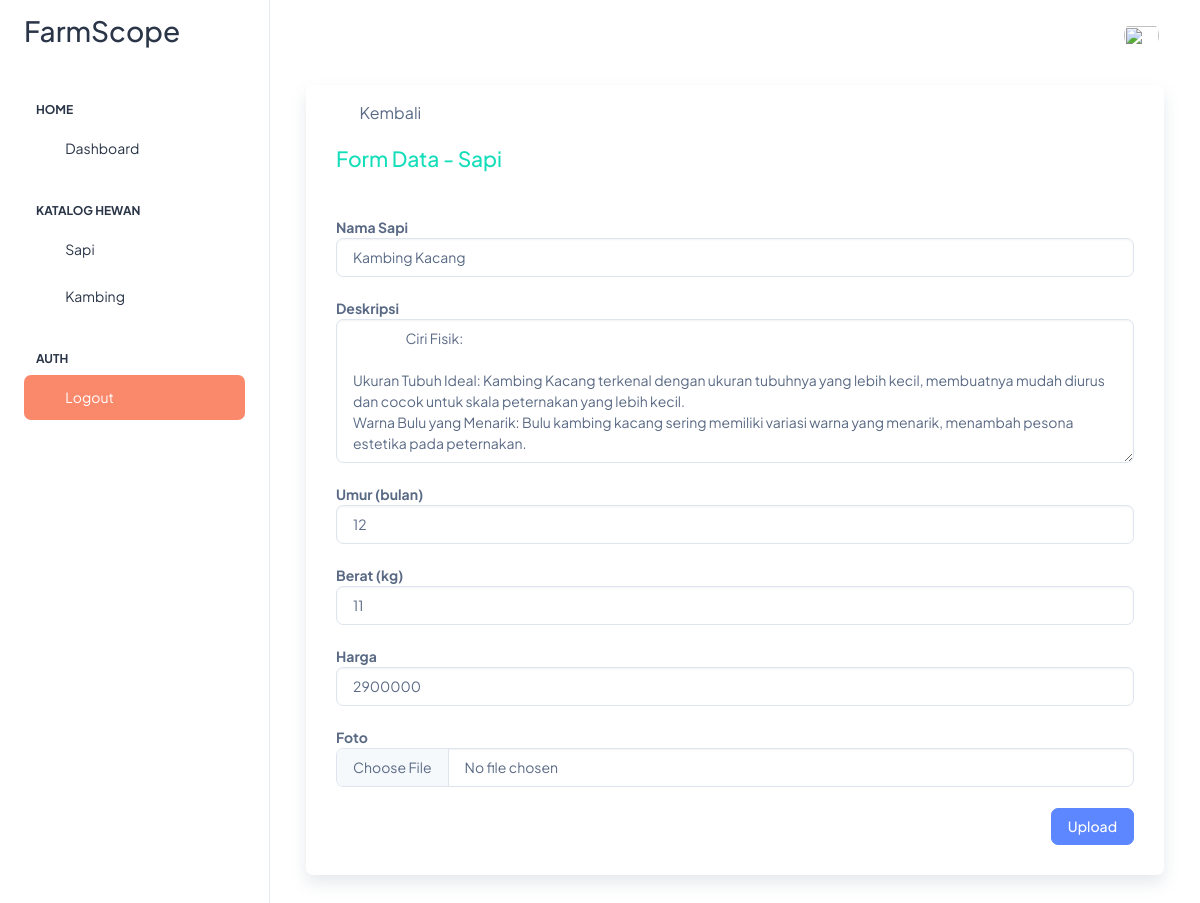
/Admin_Peternak/src/php/edit_sapi.php?id=17, run on the app's committed database.
### tables this page shows
CREATE TABLE `katalog_produk` (
  `id_produk` int(11) NOT NULL,
  `id_user` int(11) NOT NULL,
  `nama_produk` varchar(50) NOT NULL,
  `jenis` varchar(10) NOT NULL,
  `deskripsi` text NOT NULL,
  `umur` varchar(50) NOT NULL,
  `berat` varchar(50) NOT NULL,
  `harga` varchar(15) NOT NULL,
  `foto` varchar(20) NOT NULL
);

### Admin_Peternak/src/php/edit_sapi.php (the view, shortened to what this page needs)
<!doctype html>
<html lang="en">
<head>
  <link rel="stylesheet" href="../assets/css/styles.min.css" />
  <link rel="stylesheet" type="text/css" href="https://cdn.datatables.net/1.11.5/css/jquery.dataTables.css">
</head>
<body>
  <div class="page-wrapper" id="main-wrapper" data-layout="vertical" data-navbarbg="skin6" data-sidebartype="full"
    data-sidebar-position="fixed" data-header-position="fixed">
    <aside class="left-sidebar">
      <div>
        <div class="brand-logo d-flex align-items-center justify-content-between">
          <a href="index.php" class="text-nowrap logo-img">
            <h2>FarmScope</h2>
          </a>
        </div>
        <nav class="sidebar-nav scroll-sidebar" data-simplebar="">
          <ul id="sidebarnav">
            <li class="nav-small-cap">
              <span class="hide-menu">Home</span>
            </li>
            <li class="sidebar-item">
              <a class="sidebar-link" href="index.php" aria-expanded="false">
                <span>
                  <i class="ti ti-layout-dashboard"></i>
                </span>
                <span class="hide-menu">Dashboard</span>
              </a>
            </li>
            <li class="nav-small-cap">
              <span class="hide-menu">Katalog Hewan</span>
            </li>
            <li class="sidebar-item">
              <a class="sidebar-link" href="sapi.php" aria-expanded="false">
                <span>
                  <i class="ti ti-home"></i>
                </span>
                <span class="hide-menu">Sapi</span>
              </a>
            </li>
            <li class="sidebar-item">
              <a class="sidebar-link" href="kambing.php" aria-expanded="false">
                <span>
                  <i class="ti ti-home"></i>
                </span>
                <span class="hide-menu">Kambing</span>
              </a>
            </li>
            <li class="nav-small-cap">
              <span class="hide-menu">AUTH</span>
            </li>
            <li class="sidebar-item">
              <a class="sidebar-link bg-danger" href="logout.php" aria-expanded="false">
                <span>
                  <i class="ti ti-logout text-white"></i>
                </span>
                <span class="hide-menu text-white">Logout</span>
              </a>
            </li>
          </ul>
        </nav>
      </div>
    </aside>
    <div class="body-wrapper">
      <header class="app-header">
        <nav class="navbar navbar-expand-lg navbar-light">
          <div class="navbar-collapse justify-content-end px-0" id="navbarNav">
            <ul class="navbar-nav flex-row ms-auto align-items-center justify-content-end">
              <li class="nav-item dropdown">
                <?php
                include("servernya/tes_koneksi.php");
                            ?>
                <a class="nav-link nav-icon-hover" href="javascript:void(0)" id="drop2" data-bs-toggle="dropdown"
                  aria-expanded="false">
                  <img src="<?= $fotoPath ?>" alt="" width="35" height="35" class="rounded-circle">
                </a>
              </li>
            </ul>
          </div>
        </nav>
      </header>
      <div class="container-fluid">
        <div class="container-fluid">
          <div class="card shadow mb-4">
            <div class="card-body py-3">
              <a href="sapi.php" class="d-flex align-items-center gap-2 dropdown-item">
                <i class="ti ti-arrow-left fs-6"></i>
                <p class="mb-0 fs-4">Kembali</p>
              </a><br>
              <h4 class="m-0 font-weight-bold text-success">Form Data - Sapi</h4>
            </div>
            <div class="card-body">
            <?php
                  if (isset($_GET['id'])) {
                    $id = $_GET['id'];
                    $sql = "SELECT * FROM katalog_produk WHERE id_produk = $id";
                    $result = $conn->query($sql);
                    if ($result->num_rows > 0) {
                        $row = $result->fetch_assoc();
                  ?>
            <form method="POST" action="servernya/update_produk-sapi.php?id=<?php echo $row['id_produk'];?>" enctype="multipart/form-data">
                <div class="form-group">
                    <label for="nama_produk"><b>Nama Sapi</b></label>
                    <input type="text" class="form-control" name="nama_produk" id="nama_produk"
                    value="<?php echo $row["nama_produk"]; ?>" required>
                </div>
                <br>
                <div class="form-group">
                    <label for="deskripsi"><b>Deskripsi</b></label>
                    <textarea class="form-control" name="deskripsi" rows="6" id="deskripsi" required><?php echo $row["deskripsi"]; ?></textarea>
                </div>
                <br>
                <div class="form-group">
                    <label for="umur"><b>Umur (bulan)</b></label>
                    <input type="text" class="form-control" name="umur" id="umur"
                    value="<?php echo $row["umur"]; ?>" required>
                </div>
                <br>
                <div class="form-group">
                    <label for="berat"><b>Berat (kg)</b></label>
                    <input type="text" class="form-control" name="berat" id="berat"
                    value="<?php echo $row["berat"]; ?>" required>
                </div>
                <br>
                <div class="form-group">
                    <label for="harga"><b>Harga</b></label>
                    <input type="text" class="form-control" name="harga" id="harga" placeholder="Rp"
                    value="<?php echo $row["harga"]; ?>" required>
                </div>
                <br>
                <div class="form-group">
                    <label for="foto"><b>Foto</b></label>
                    <input type="file" class="form-control" name="foto" id="foto"
                    value="<?php echo $row["foto"];?>" required>
                </div>
                <br>
                <div class="modal-footer">
                    <input class="btn btn-primary" type="submit" name="Upload" value="Upload"></button>
                </div>
            </form>
            <?php
                    } else {
                        echo "Produk tidak ditemukan.";
                    }
                } else {
                    echo "Parameter ID tidak valid.";
                }
              ?>
            </div>
          </div>
        </div>
      </div>
    </div>
  </div>
</body>
</html>

### data on the page
katalog_produk: nama_produk "Kambing Kacang", deskripsi "Ciri Fisik: Ukuran Tubuh Ideal: Kambing Kacang terkenal dengan ukuran tubuhnya yang lebih kecil, membuatnya mudah diurus dan cocok untuk skala peternakan yang lebih kecil. Warna Bulu yang Menarik: Bulu kambing kacang sering memiliki variasi warna yang menarik, menambah pesona estetika pada peternakan.", umur "12", berat "11", harga "2900000"
